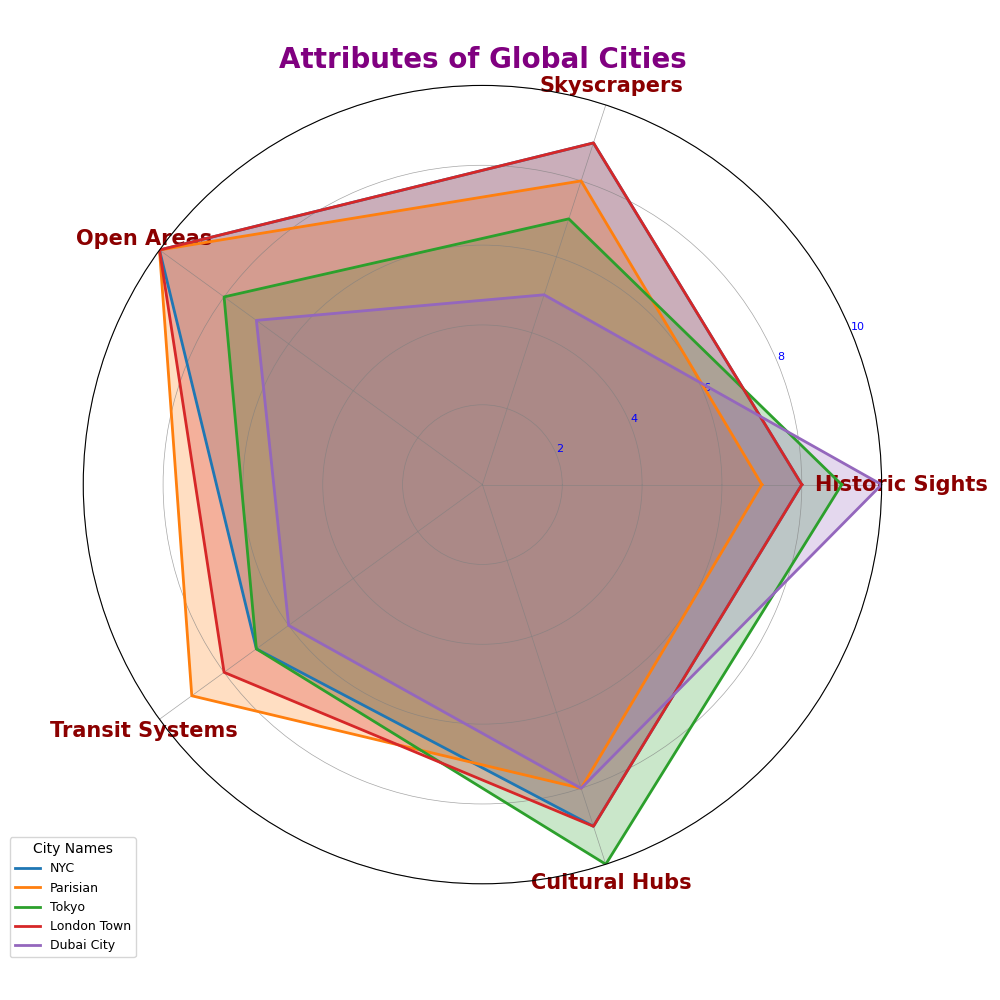

This figure's Python source:
import numpy as np
import matplotlib.pyplot as plt
from math import pi

categories = ['Historic Sights', 'Skyscrapers', 'Open Areas', 'Transit Systems', 'Cultural Hubs']
city_scores = {
    'NYC': [8, 9, 10, 7, 9],
    'Parisian': [7, 8, 10, 9, 8],
    'Tokyo': [9, 7, 8, 7, 10],
    'London Town': [8, 9, 10, 8, 9],
    'Dubai City': [10, 5, 7, 6, 8]
}

num_vars = len(categories)
angles = np.linspace(0, 2 * pi, num_vars, endpoint=False).tolist()
angles += angles[:1]

fig, ax = plt.subplots(figsize=(10, 10), subplot_kw=dict(polar=True))

# Single color removed; unique colors for each city
colors = ['#1f77b4', '#ff7f0e', '#2ca02c', '#d62728', '#9467bd']

# Updated function to add filled radar chart
def add_city_radar(city_name, color):
    scores = city_scores[city_name]
    scores += scores[:1]
    ax.plot(angles, scores, linewidth=2, linestyle='solid', label=city_name, color=color)
    ax.fill(angles, scores, color=color, alpha=0.25)  # Alpha changed for better visibility

for city, color in zip(city_scores.keys(), colors):
    add_city_radar(city, color)

ax.set_xticks(angles[:-1])
ax.set_xticklabels(categories, fontsize=15, weight='bold', color='darkred')

ax.set_ylim(0, 10)
plt.yticks([2, 4, 6, 8, 10], ["2", "4", "6", "8", "10"], color="blue", size=8)

plt.title('Attributes of Global Cities', size=20, weight='heavy', color='purple')

ax.legend(loc='lower left', bbox_to_anchor=(-0.1, -0.1), fontsize=9, title='City Names', title_fontsize='10')

ax.grid(color='gray', linestyle='-', linewidth=0.5, alpha=0.7)

plt.tight_layout()
plt.show()
